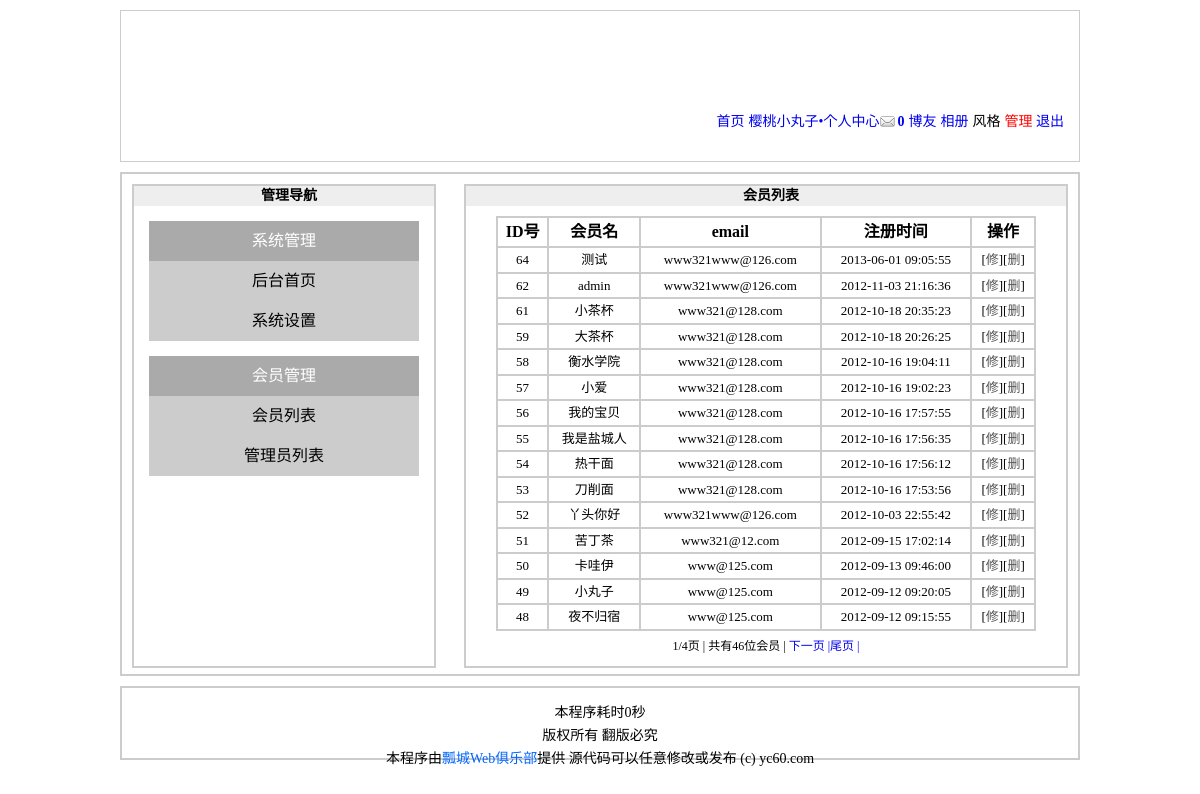
The page /manager_vip_list.php (signed in) on the database its author committed.
### tables this page shows
CREATE TABLE `user` (
  `id` mediumint(8) unsigned NOT NULL auto_increment COMMENT '//唯一标示',
  `active` char(40) NOT NULL COMMENT '//激活登入',
  `username` varchar(10) NOT NULL COMMENT '//用户名',
  `password` char(40) NOT NULL COMMENT '//密码',
  `question` varchar(20) NOT NULL COMMENT '//密码问题',
  `answer` char(40) NOT NULL COMMENT '//密码回答',
  `sex` char(1) NOT NULL COMMENT '//性别',
  `face` char(12) NOT NULL COMMENT '//头像',
  `email` varchar(20) default NULL COMMENT '//电子邮箱',
  `qq` varchar(11) default NULL COMMENT '//qq',
  `url` varchar(40) default NULL COMMENT '//网址',
  `level` tinyint(1) unsigned NOT NULL default '0' COMMENT '//身份',
  `reg_time` datetime NOT NULL COMMENT '//注册时间',
  `last_time` datetime NOT NULL COMMENT '//最后登入时间',
  `last_ip` varchar(20) NOT NULL COMMENT '//最后登入ip',
  `login_count` smallint(4) unsigned NOT NULL default '0' COMMENT '//登入次数',
  PRIMARY KEY  (`id`)
);

### manager_vip_list.php (the view, shortened to what this page needs)
<!DOCTYPE html PUBLIC "-//W3C//DTD XHTML 1.0 Transitional//EN" "http://www.w3.org/TR/xhtml1/DTD/xhtml1-transitional.dtd">
<html xmlns="http://www.w3.org/1999/xhtml">
<head>
<link rel="stylesheet" type="text/css" href="style/1/basic.css" />
<link rel="stylesheet" type="text/css" href="style/1/manager_vip_list.css" />
</head>
<body>
<?php
	require  dirname(__FILE__).'/includes/header.inc.php';
?>
<div id="member">
	<div id="member_sidebar">
		<h2>管理导航</h2>
		<dl>
			<dt>系统管理</dt>
			<dd><a href="manager.php">后台首页</a></dd>
			<dd><a href="manager_set.php">系统设置</a></dd>
		</dl>
	<dl>
		<dt>会员管理</dt>
		<dd><a href="manager_vip_list.php">会员列表</a></dd>
		<dd><a href="manager_job.php">管理员列表</a></dd>
	</dl>
	</div>
	<div id="member_message">
	<h2>会员列表</h2>
<?php
	$page = $_GET['page'];
	if (!isset($page)){
		$page = 1;
	}
	$pagesize = 15;
	$pagestart = ($page - 1) * $pagesize;
	$row = mysql_query("select id,username,email,reg_time from user order by reg_time DESC limit $pagestart,$pagesize ");
	$num = mysql_num_rows(mysql_query("select id from user "));
	$ceil = ceil($num/$pagesize);
?>
<table>
	<tr><th>ID号</th><th>会员名</th><th>email</th><th>注册时间</th><th>操作</th></tr>
<?php
	while (!!$un = mysql_fetch_array($row)){
?>
		<tr><td><?php echo $un['id'];?></td><td><?php echo $un['username'];?></td><td><?php echo $un['email'];?></td><td><?php echo $un['reg_time'];?></td><td>[<a href="#">修</a>][<a href="#">删</a>]</td></tr>
<?php
	}
?>
	</table>
<div id="page_text">
<ul>
	<li><?php echo $page;?>/<?php echo $ceil;?>页 |</li>
	<li>共有<?php echo $num;?>位会员 |</li>
	<?php
	if ($page == $ceil){
		echo '<li><a href="manager_vip_list?page=1">首页 |</a></li>';
	}else {
			if ($page == 1){
				echo '<li><a href="manager_vip_list?page='.($page+1).'">下一页 |</a></li>';
				echo '<li><a href="manager_vip_list?page='.$ceil.'">尾页 |</a></li>';
		}else {
				echo '<li><a href="manager_vip_list?page=1">首页 |</a></li>';
				echo '<li><a href="manager_vip_list?page='.($page-1).'">上一页 |</a></li>';
				echo '<li><a href="manager_vip_list?page='.($page+1).'">下一页 |</a></li>';
				echo  '<li><a href="manager_vip_list?page='.$ceil.'""> 尾页 |</a></li>';
		}
	}
	?>
</ul>
</div>
	</div>
</div>
<?php
	require dirname(__FILE__).'/includes/footer.inc.php';
?>
</body>
</html>

### style/1/basic.css (style rules this page uses)
* { padding:0px; margin:0; }
body { width:960px; margin:10px auto; }
#header ul li strong.noread { background:url(../../images/noread.gif) no-repeat left center; padding:0 0 0 18px; }
h2 { font-size:14px; background:#eee; height:25px; line-height:25px; text-indent:10px; }
a { text-decoration:none; }

### style/1/manager_vip_list.css (style rules this page uses)
#member { width:atuo; height:500px; border:2px solid #ccc; margin-bottom:10px; }
#member #member_sidebar { width:300px; height:480px; border:2px solid #ccc; margin:10px; float:left; }
#member #member_sidebar h2 { text-align:center; height:20px; line-height:20px; }
#member #member_sidebar dl { margin:15px; }
#member #member_sidebar dl dt { background:#aaa; height:40px; text-align:center; line-height:40px; color:white; }
#member #member_sidebar dl dd { background:#ccc; height:40px; text-align:center; line-height:40px; color:white; }
#member #member_sidebar dl dd a { display:block; width:auto; height:40px; color:black; }
#member #member_message { width:600px; height:480px; border:2px solid #ccc; margin:10px; float:right; }
#member #member_message h2 { text-align:center; height:20px; line-height:20px; }
#member #member_message table { width:90%; margin-left:5%; margin-right:5%; margin-top:10px; text-align:center; background:#ccc; }
#member #member_message table th,#member #member_message table td { background:#fff; line-height:150%; padding:2px; }
#member #member_message table td { font-size:13px; }
#member #member_message table td a { color:#555; }
#page_text { padding-top:5px; clear:both; height:30px; position:relative; }
#page_text ul { list-style-type:none; text-align:center; font-size:12px; }
#page_text ul li { display:inline; }

### rows shown on the page
user: id "64", username "测试", email "www321www@126.com", reg_time "2013-06-01 09:05:55"
user: id "62", username "admin", email "www321www@126.com", reg_time "2012-11-03 21:16:36"
user: id "61", username "小茶杯", email "www321@128.com", reg_time "2012-10-18 20:35:23"
user: id "59", username "大茶杯", email "www321@128.com", reg_time "2012-10-18 20:26:25"
user: id "58", username "衡水学院", email "www321@128.com", reg_time "2012-10-16 19:04:11"
user: id "57", username "小爱", email "www321@128.com", reg_time "2012-10-16 19:02:23"
user: id "56", username "我的宝贝", email "www321@128.com", reg_time "2012-10-16 17:57:55"
user: id "55", username "我是盐城人", email "www321@128.com", reg_time "2012-10-16 17:56:35"
user: id "54", username "热干面", email "www321@128.com", reg_time "2012-10-16 17:56:12"
user: id "53", username "刀削面", email "www321@128.com", reg_time "2012-10-16 17:53:56"
user: id "52", username "丫头你好", email "www321www@126.com", reg_time "2012-10-03 22:55:42"
user: id "51", username "苦丁茶", email "www321@12.com", reg_time "2012-09-15 17:02:14"
user: id "50", username "卡哇伊", email "www@125.com", reg_time "2012-09-13 09:46:00"
user: id "49", username "小丸子", email "www@125.com", reg_time "2012-09-12 09:20:05"
user: id "48", username "夜不归宿", email "www@125.com", reg_time "2012-09-12 09:15:55"

### other values the page prints
$_COOKIE['username'] "樱桃小丸子"
$GLOBALS['count'] "0"
$page "1"
$ceil "4"
$num "46"
fun_time()-$GLOBALS['START_TIME'] "0"
